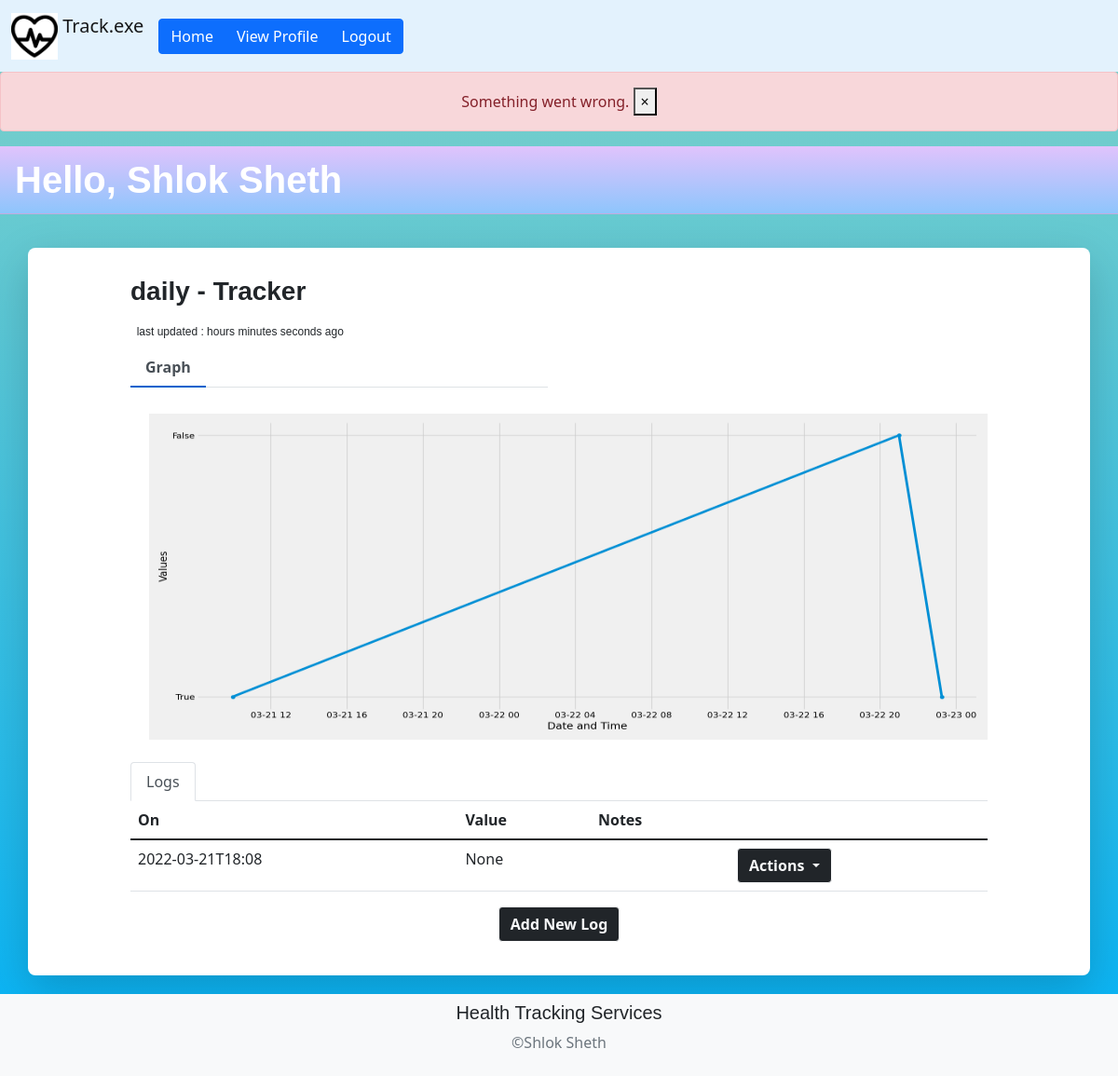
Screenshot of /view-tracker-graph-logs/1 (signed in) with the database file from the repository.
### main.py (models this page shows)
class User(db.Model, UserMixin):
    id = db.Column(db.Integer, primary_key=True)
    fullname = db.Column(db.String(150))
    email = db.Column(db.String(150), unique=True)
    password = db.Column(db.String(150))
    city = db.Column(db.String(150))
    tracker = db.relationship('Tracker')
    log = db.relationship('Log')

class Tracker(db.Model):
    id = db.Column(db.Integer, primary_key=True)
    name = db.Column(db.String(150))
    description = db.Column(db.String(150))
    tracker_type = db.Column(db.String(150))
    settings = db.Column(db.String(150))
    log = db.relationship('Log')
    user_id = db.Column(db.Integer, db.ForeignKey('user.id'))

class Log(db.Model):
    id = db.Column(db.Integer, primary_key=True)
    timestamp = db.Column(db.String(150))
    value = db.Column(db.Integer)
    notes = db.Column(db.String(150))
    tracker_id = db.Column(db.Integer, db.ForeignKey('tracker.id'))
    user_id = db.Column(db.Integer, db.ForeignKey('user.id'))
    added_date_time = db.Column(db.String(150))

### main.py (the view)
@app.route('/view-tracker-graph-logs/<int:record_id>', methods=['GET', 'POST'])
@login_required
def view_tracker(record_id):
    import datetime
    now = datetime.datetime.now()
    selected_tracker = Tracker.query.get(record_id)
    logs = Log.query.all()
    try:
        con = sqlite3.connect('./database.sqlite3')
        print("Database opened successfully")
        c = con.cursor()
        c.execute('SELECT timestamp, value FROM Log WHERE user_id={} AND tracker_id={}'.format(current_user.id,selected_tracker.id))
        data = c.fetchall()
        dates = []
        values = []
        style.use('fivethirtyeight')
        from dateutil import parser
        for row in data:
            dates.append(parser.parse(row[0]))
            print(type(dates[0]))
            values.append(row[1])
        fig = plt.figure(figsize=(18, 8))
        plt.plot_date(dates, values, linestyle='solid')
        plt.xlabel('Date and Time')
        plt.ylabel('Values')
        plt.tight_layout()
        plt.savefig('static\Images\graph.png')
        gon = sqlite3.connect('./database.sqlite3')
        g = gon.cursor()
        added_date_time = g.execute('SELECT added_date_time FROM Log WHERE '
                                    'id=(SELECT max(id) FROM Log WHERE tracker_id={})'.format(record_id))
        added_date_time = added_date_time.fetchone()
        added_date_time = ''.join(added_date_time)
        print(added_date_time)
        from datetime import datetime
        last_updated = now - parser.parse(added_date_time)
        last_updated_str = str(last_updated)
        hour = last_updated_str[:1]
        min1 = last_updated_str[2]
        min2 = last_updated_str[3]
        minute = min1 + min2
        sec1 = last_updated_str[5]
        sec2 = last_updated_str[6]
        second = sec1 + sec2
        return render_template("view_tracker_logs_and_graph.html", user=current_user, tracker=selected_tracker,logs=logs, hour=hour, min=minute, sec=second)
    except Exception as e:
        print(e)
        flash('Something went wrong.', category='error')
        return render_template("view_tracker_logs_and_graph.html", user=current_user, tracker=selected_tracker,logs=logs)

### main.py (called while the page is built)
@login_manager.user_loader
def load_user(id):
    return User.query.get(int(id))

### templates/view_tracker_logs_and_graph.html (shortened to what this page needs)
{% extends 'base.html' %}
{% block content %}
        <h1 align="left" class="card-header text-white" style="background: -webkit-linear-gradient(bottom, #8ec5fc, #e0c3fc);">Hello, {{ user.fullname }}</h1>
<div class="container emp-profile shadow-lg" style="padding-top: 30px">
            <form method="post">
                <div class="row">
                    <div class="col-md-6">
                        <div class="profile-head">
                                    <h3>
                                      <b>{{ tracker.name }} - Tracker </b>
                                    </h3>
                                    <h4>&nbsp<small style="font-size: 12px">last updated : {{hour}} hours {{min}} minutes {{sec}} seconds ago</small></h4>
                            <ul class="nav nav-tabs" id="myTab" role="tablist">
                                <li class="nav-item">
                                    <a class="nav-link active" id="home-tab" data-toggle="tab" href="#home" role="tab" aria-controls="home" aria-selected="true">Graph</a>
                                </li>
                            </ul>
                        </div>
                    </div>
                </div>
                <div class="row">
                    <div class="col-md-8" style="padding-top: 5px; padding-left: 32px">
                        <div class="tab-content profile-tab" id="myTabContent">
                            <div class="tab-pane fade show active" id="home" role="tabpanel" aria-labelledby="home-tab">
                            <img src="{{url_for('static',filename='Images/graph.png')}}" alt="" style="width: 900px;height: 350px">
<br><br>
                            </div>
                        </div>
                    </div>
                </div>
                <ul class="nav nav-tabs" id="myTab2" role="tablist">
                                <li class="nav-item">
                                    <a class="nav-link active" id="home-tab2" data-toggle="tab" href="#home" role="tab" aria-controls="home" aria-selected="true">Logs</a>
                                </li>
                            </ul>
                <table class="table">
  <thead class="thead-dark">
    <tr>
      <th scope="col">On</th>
        <th scope="col">Value</th>
      <th scope="col">Notes</th>
      <th scope="col"></th>
    </tr>
  </thead>
  <tbody>
{% for log in logs %}
    {% if log.user_id==user.id and log.tracker_id==tracker.id %}
    <tr>
        {% set log_id=log.id %}
      <td>{{log.timestamp}}</td>
      <td>{{log.value}}</td>
      <td>{{log.notes}}</td>
      <td>
          <div class="btn-group" role="group">
            <button id="btnGroupDrop1" type="button" class="btn btn-dark btn-outline-light dropdown-toggle" data-bs-toggle="dropdown" aria-expanded="false">
    <b>Actions</b>
  </button>
</div>
      </td>
    </tr>
{% endif %}
    {% endfor %}
  </tbody>
</table>
{% set tracker_id=tracker.id %}
<div align="center">
            <a href="{{ url_for('add_log', record_id = tracker_id) }}" class="btn btn-dark btn-outline-light"><b>Add New Log</b></a>
                    </div>
            </form>
        </div>
{% endblock %}

### static/index.css (style rules this page uses)
h2, h3, h4, h5, h6, .h2, .h3, .h4, .h5, .h6 { margin-bottom: 0.5rem; font-family: ‘Oswald’, sans-serif; font-weight: 500; line-height: 1.2; color: inherit; }
h1, .h1 { margin-bottom: 0.3rem; font-family: ‘Oswald’, sans-serif; font-weight: 650; line-height: 1.4; color: #FF5E0E; }
body { background: -webkit-linear-gradient(bottom, #03b2f7, #80d0c7); }
.emp-profile { padding: 3%; margin-top: 3%; margin-bottom: 3%; border-radius: 0.5rem; background: #fff; }
.profile-head .nav-tabs { margin-bottom:5%; }
.profile-head .nav-tabs .nav-link { font-weight:600; border: none; }
.profile-head .nav-tabs .nav-link.active { border: none; border-bottom:2px solid #0062cc; }
.container { display: flex; flex-direction: column; justify-content: center; align-items: center; }

### rows the page displays
User: fullname "Shlok Sheth"
Tracker: name "daily"
Log: timestamp "2022-03-21T18:08", value "None"

### other values shown
{{ message }} "Something went wrong."
